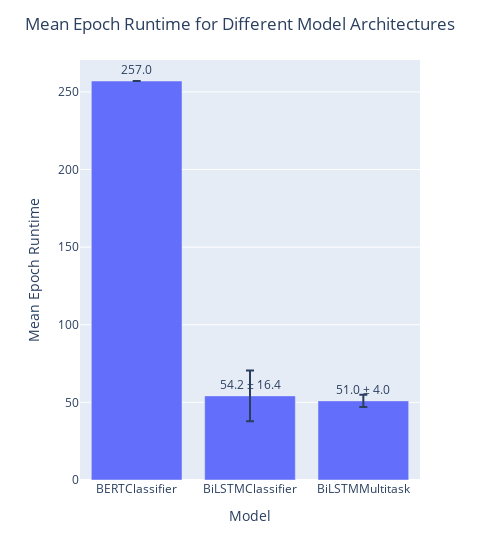

Source (notebook cell):
### Code cell
df_fig = df_table.groupby(by=["architecture"])["mean_epoch_runtime"].describe().reset_index()
df_fig = df_fig.rename(columns={"architecture":"Model", "mean": "Mean Epoch Runtime"})
df_fig["display_text"] = df_fig.apply(lambda row: f"{row['Mean Epoch Runtime']:.1f}" if pd.isna(row['std']) else f"{row['Mean Epoch Runtime']:.1f} ± {row['std']:.1f}", axis=1)
fig = px.bar(df_fig, x=df_fig["Model"], y=df_fig["Mean Epoch Runtime"], error_y=df_fig["std"], text=df_fig["display_text"])
fig = fig.update_layout(
    {"title": "Mean Epoch Runtime for Different Model Architectures"},
    width=500
)
fig = fig.update_traces(textposition="outside")
fig

### Figure 1 — Plotly figure (JSON) as saved in the notebook; plotly's stock layout.template omitted (floating-point values rounded to 4 significant figures)
{"data": [{"alignmentgroup": "True", "error_y": {"array": [null, 16.36, 4.014]}, "hovertemplate": "Model=%{x}<br>Mean Epoch Runtime=%{y}<br>display_text=%{text}<extra></extra>", "legendgroup": "", "marker": {"color": "#636efa", "pattern": {"shape": ""}}, "name": "", "offsetgroup": "", "orientation": "v", "showlegend": false, "text": ["257.0", "54.2 ± 16.4", "51.0 ± 4.0"], "textposition": "outside", "type": "bar", "x": ["BERTClassifier", "BiLSTMClassifier", "BiLSTMMultitask"], "xaxis": "x", "y": [257, 54.18, 50.96], "yaxis": "y"}], "layout": {"barmode": "relative", "legend": {"tracegroupgap": 0}, "margin": {"t": 60}, "title": {"text": "Mean Epoch Runtime for Different Model Architectures"}, "width": 500, "xaxis": {"anchor": "y", "domain": [0, 1], "title": {"text": "Model"}}, "yaxis": {"anchor": "x", "domain": [0, 1], "title": {"text": "Mean Epoch Runtime"}}}}
